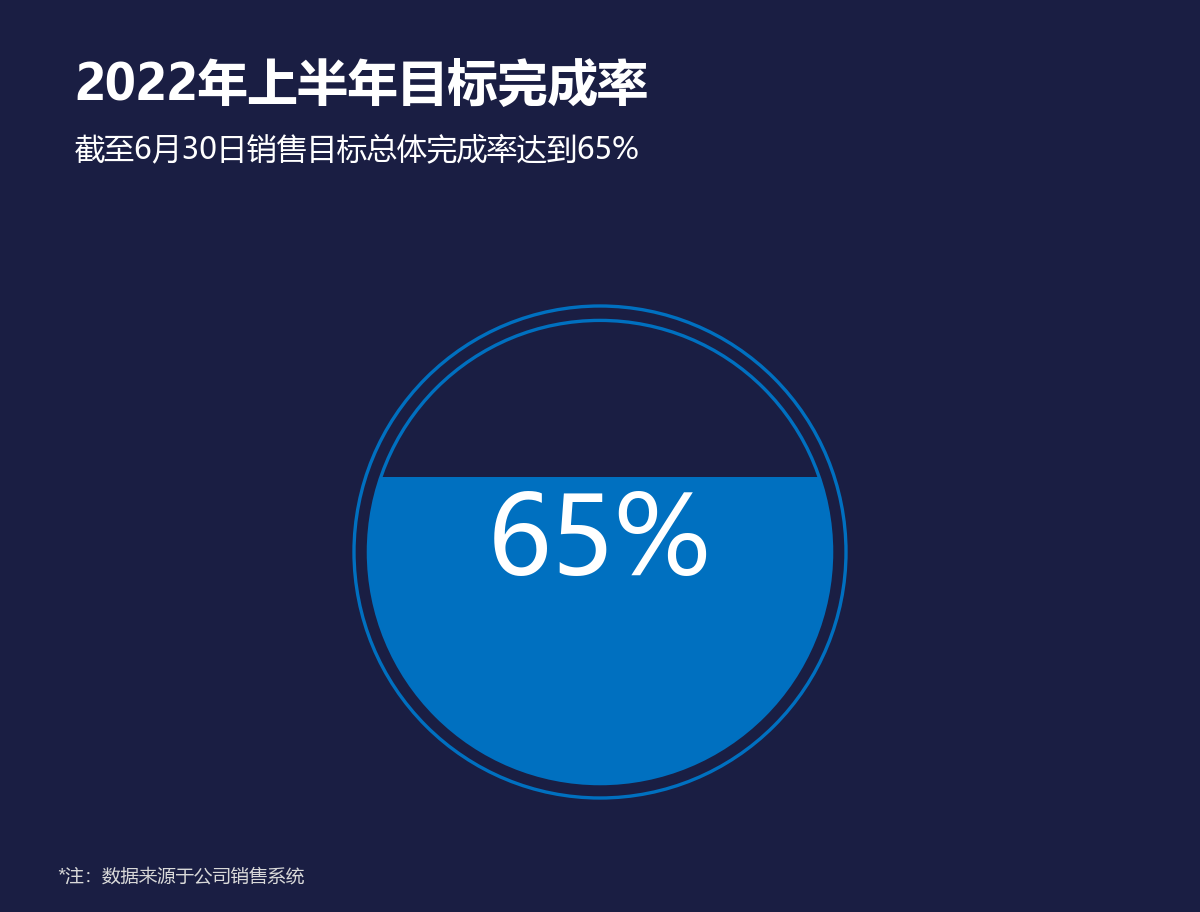

Generate this figure with Python:
# -*- coding: utf-8 -*-
from pathlib import Path
import openpyxl
# 向上查找原始教材目录；只读，不修改 Excel。图形和标签共用同一组单元格值。
HERE = Path(__file__).resolve().parent
SOURCE = next((p for base in HERE.parents for p in base.glob('《*/第二章 图表(前15).xlsx')), None)
if SOURCE is None:
    raise FileNotFoundError('请把本文件夹放在教材 Excel 所在项目目录下。缺少 第二章 图表(前15).xlsx')
wb = openpyxl.load_workbook(SOURCE, data_only=True, read_only=True)
ws = wb['15 水球图']
def col(letter, start, end):
    values = [ws[f'{letter}{r}'].value for r in range(start, end+1)]
    if any(v is None for v in values):
        raise ValueError(f'缺失数据：{ws.title}!{letter}{start}:{letter}{end}')
    return values

import numpy as np
import matplotlib
matplotlib.use('Agg')
import matplotlib.pyplot as plt
from matplotlib.patches import Rectangle, Circle, Wedge, Polygon, FancyBboxPatch
from matplotlib.colors import LinearSegmentedColormap
matplotlib.rcParams['font.sans-serif'] = ['Microsoft YaHei', 'SimHei']
matplotlib.rcParams['axes.unicode_minus'] = False
BG='#1A1E43'; BLUE='#0070C0'; RED='#E74E69'; YELLOW='#F5C353'; TEAL='#11A7AD'
def canvas(h=740):
    global fig,ax,H
    H=h
    fig=plt.figure(figsize=(10,h/100),dpi=120,facecolor=BG)
    ax=fig.add_axes([0,0,1,1],xlim=(0,1000),ylim=(h,0),facecolor=BG)
    ax.set_axis_off()
def text(x,y,s,size=13,color='white',ha='left',**kw):
    return ax.text(x,y,str(s),fontsize=size,color=color,ha=ha,va='center',**kw)
def rect(x,y,w,h,color,**kw):
    ax.add_patch(Rectangle((x,y),w,h,facecolor=color,edgecolor='none',**kw))
def header(title,subtitle='',note='*注：数据来源于公司销售系统，统计日期截至2022.06.30'):
    t=text(62,72,title,30,fontweight='bold')
    fig.canvas.draw()
    width=t.get_window_extent(fig.canvas.get_renderer()).width
    if width>fig.bbox.width*.9:t.set_fontsize(30*fig.bbox.width*.9/width)
    if subtitle:
        t=text(62,126,subtitle,18)
        fig.canvas.draw()
        width=t.get_window_extent(fig.canvas.get_renderer()).width
        if width>fig.bbox.width*.9:t.set_fontsize(18*fig.bbox.width*.9/width)
    if note: text(48,H-30,note,11,color='#D9D9D9')
def baseline(y=620,x0=95,x1=910):
    ax.plot([x0,x1],[y,y],color='#686A80',lw=.7)
def bar(x,v,scale,base=620,width=38,color=BLUE,label=True):
    rect(x-width/2,base-v*scale,width,v*scale,color)
    if label:text(x,base-v*scale-18,f'{v:g}',12,ha='center')
def finish():
    wb.close()
    fig.savefig(HERE/(Path(__file__).stem+'.png'),dpi=120,facecolor=BG)
    plt.close(fig)
if False:  # 此文件所有数值均来自上面的 ws/col，未嵌入 Excel 截图。
    pass

canvas(760)
p=ws['B3'].value
header('2022年上半年目标完成率','截至6月30日销售目标总体完成率达到65%','*注：数据来源于公司销售系统')
cx,cy,r=500,460,205
clip=Circle((cx,cy),r-12,transform=ax.transData)
water=cy+r*(1-2*p)
xs=np.linspace(cx-r,cx+r,600)
ys=water+np.zeros_like(xs)
poly=ax.fill_between(xs,ys,cy+r,color=BLUE,zorder=2)
poly.set_clip_path(clip)
ax.add_patch(Circle((cx,cy),r,fill=False,edgecolor=BLUE,lw=2))
ax.add_patch(Circle((cx,cy),r-12,fill=False,edgecolor=BLUE,lw=2))
text(cx,cy-5,f'{p:.0%}',65,ha='center')

finish()
